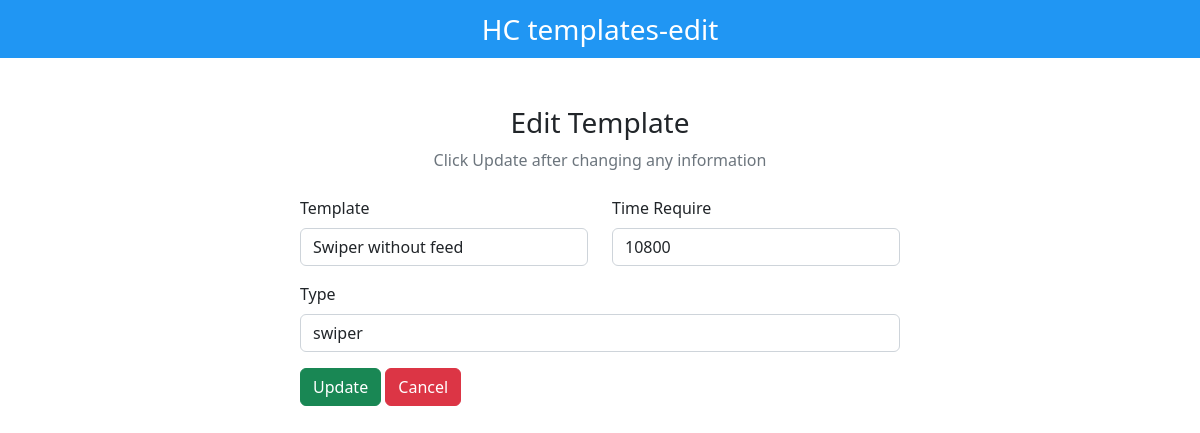
/tracker_update/edit.php?sno=3, run on the app's committed database.
### tables this page shows
CREATE TABLE `hc_templates` (
  `sno` int(11) NOT NULL,
  `template` varchar(255) NOT NULL,
  `time_req_veena` int(100) NOT NULL,
  `time_req` int(100) NOT NULL,
  `type` varchar(255) NOT NULL
);

### tracker_update/edit.php (the view, shortened to what this page needs)
<?php
include "../conn.php";
$sno=$_GET['sno'];
?>
<!DOCTYPE html>
<html lang="en">
<head>
<link href="https://cdn.jsdelivr.net/npm/bootstrap@5.2.1/dist/css/bootstrap.min.css" rel="stylesheet">
<link rel="stylesheet" href="https://cdnjs.cloudflare.com/ajax/libs/font-awesome/6.2.0/css/all.min.css" />
</head>
<body>
<nav class="navbar navbar-light justify-content-center fs-3 mb-5" style="background-color:#2096f3;color:#fff">
HC templates-edit
</nav>
<div class="container">
    <div class="text-center mb-4">
        <h3>
            Edit Template
        </h3>
        <p class="text-muted">
            Click Update after changing any information
        </p>
    </div>
<?php
$sql="SELECT * FROM `hc_templates` WHERE sno=$sno LIMIT 1";
$result=mysqli_query($connectDB,$sql);
$row=mysqli_fetch_assoc($result);
?>
    <div class="container d-flex justify-content-center">
        <form action="" method="post" style="width:50vw;min-width:300px;">
            <div class="row mb-3">
                <div class="col">
                    <label class="form-label">Template</label>
                    <input type="text" class="form-control" name="template" value="<?php echo $row['template']?>">
                </div>
                <div class="col">
                    <label class="form-label">Time Require</label>
                    <input type="text" class="form-control" name="time_req" value="<?php echo $row['time_req']?>">
                </div>
            </div>
            <div class="mb-3">
                <label class="form-label">Type</label>
                <input type="text" class="form-control" name="type"  value="<?php echo $row['type']?>">
            </div>
            <div>
                <button type="submit" class="btn btn-success" name="submit">Update</button>
                <a href="index.php" class="btn btn-danger">Cancel</a>
            </div>
        </form>
    </div>
</div>
</body>
</html>

### data on the page
hc_templates: template "Swiper without feed", time_req "10800", type "swiper"
